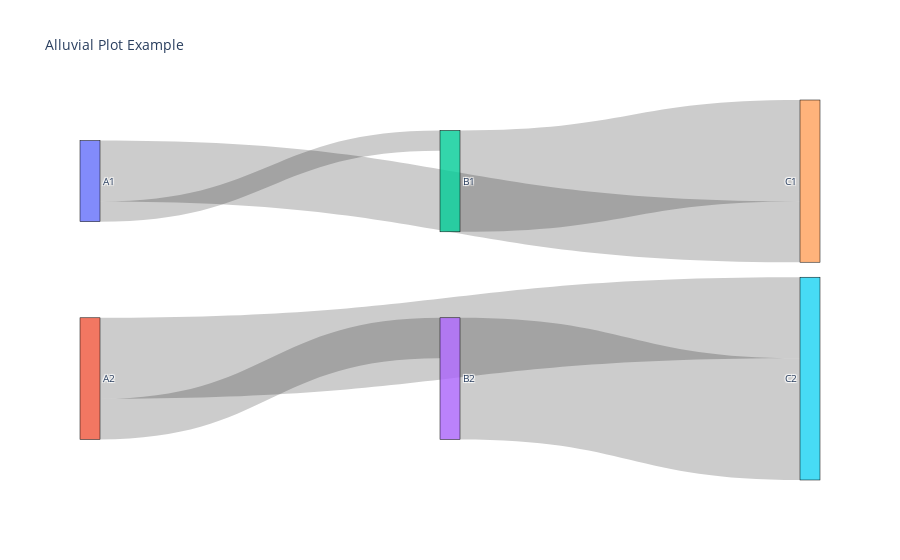

The cell this chart's notebook holds for it:
### Code cell
import plotly.graph_objects as go

# Example data for an alluvial plot
# We assume data for 3 stages or categories: A -> B -> C

# Stage 1 (A), Stage 2 (B), Stage 3 (C)
nodes = ['A1', 'A2', 'B1', 'B2', 'C1', 'C2']

# Define the flows between nodes
# Flows from A to B, then B to C
sources = [0, 1, 0, 1, 2, 3]
targets = [2, 3, 4, 5, 4, 5]
values = [10, 20, 30, 40, 50, 60]

# Create the alluvial plot
fig = go.Figure(go.Sankey(
    node=dict(
        pad=15,
        thickness=20,
        line=dict(color="black", width=0.5),
        label=nodes,
    ),
    link=dict(
        source=sources,
        target=targets,
        value=values,
    )
))

# Update layout to display the plot
fig.update_layout(title_text="Alluvial Plot Example", font_size=10)
fig.show()

### Figure 1 — Plotly figure (JSON) as saved in the notebook; plotly's stock layout.template omitted (floating-point values rounded to 4 significant figures)
{"data": [{"link": {"source": [0, 1, 0, 1, 2, 3], "target": [2, 3, 4, 5, 4, 5], "value": [10, 20, 30, 40, 50, 60]}, "node": {"label": ["A1", "A2", "B1", "B2", "C1", "C2"], "line": {"color": "black", "width": 0.5}, "pad": 15, "thickness": 20}, "type": "sankey"}], "layout": {"font": {"size": 10}, "title": {"text": "Alluvial Plot Example"}}}
